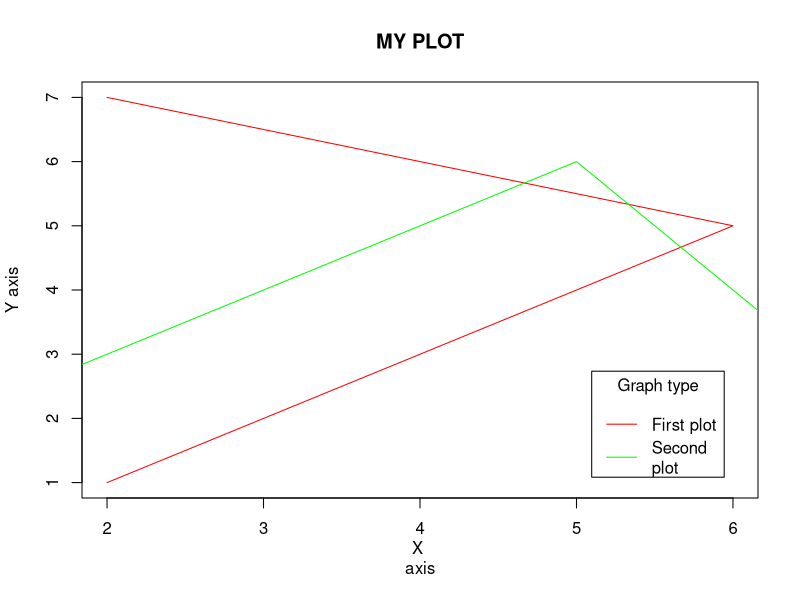
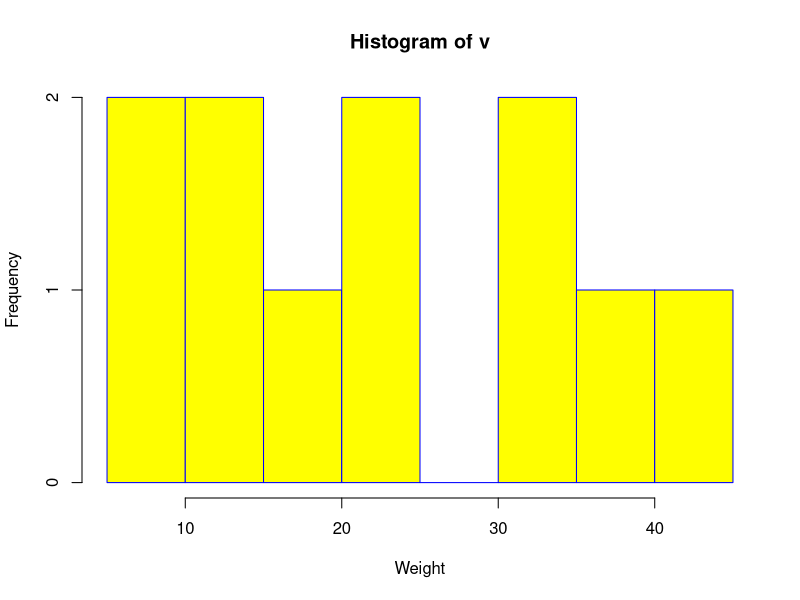
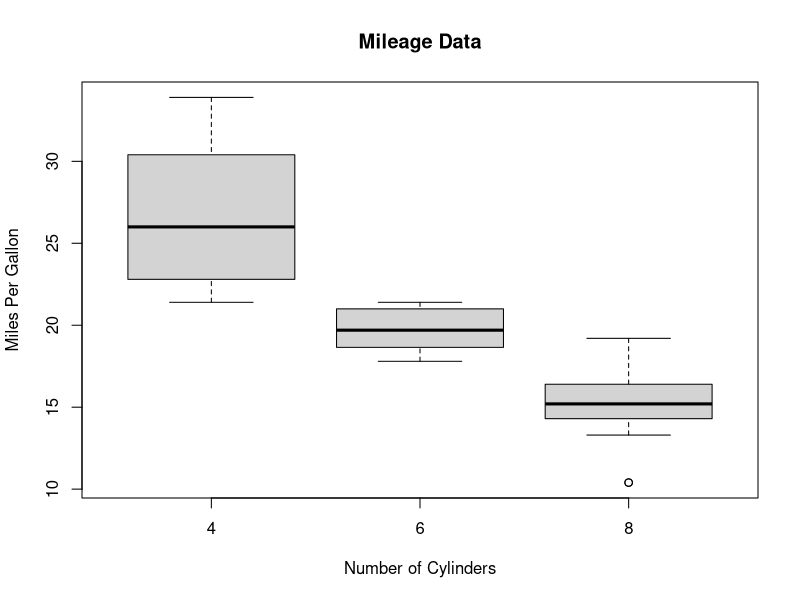

Reproduce these figures in R, in order.
#Scatter Plot
a<-c(2,4,6,2)
b<-c(1,3,5,7)
c<-c(1,3,5,7)
d<-c(2,4,6,2)
plot(a,b,col="red",type="l",main="MY PLOT",xlab="X 
axis",ylab="Y axis")
lines(c,d,col='green')
legend('bottomright',inset=0.05,c("First plot","Second 
plot"),lty=1,col=c("red","green"),title="Graph type")

#Histogram
v <- c(9,13,21,8,36,22,12,41,31,33,19)
hist(v,xlab = "Weight",col = "yellow",border = "blue")

#Box Plot
data=mtcars
boxplot(mpg ~ cyl, data, xlab = "Number of Cylinders",
 ylab = "Miles Per Gallon", main = "Mileage Data")